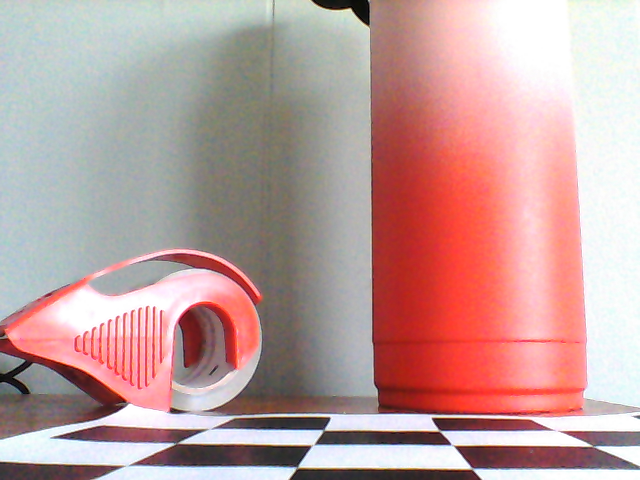
#> input picture Images/left.png, 640 x 480 px
$ python trial.py
#> lines starting #> are read from the running program, lines starting #| are printed output that depends on the picture; after the words box and inside, x2 and y2 are one past the last pixel; in counts of white or black regions, pixels touching at a corner belong together
'''
Simple example of stereo image matching and point cloud generation.
Resulting .ply file cam be easily viewed using MeshLab ( http://meshlab.sourceforge.net/ )
'''

# Python 2/3 compatibility
from __future__ import print_function

import numpy as np
import cv2 as cv

ply_header = '''ply
format ascii 1.0
element vertex %(vert_num)d
property float x
property float y
property float z
property uchar red
property uchar green
property uchar blue
end_header
'''

def write_ply(fn, verts, colors):
    verts = verts.reshape(-1, 3)
    colors = colors.reshape(-1, 3)
    verts = np.hstack([verts, colors])
    with open(fn, 'wb') as f:
        f.write((ply_header % dict(vert_num=len(verts))).encode('utf-8'))
        np.savetxt(f, verts, fmt='%f %f %f %d %d %d ')


def main():
    print('loading images...')

    FILE01 = 'left.png'
    FILE02 = 'right.png'

    imgL = cv.pyrDown(cv.imread(f'../../Images/{FILE01}'))  # downscale images for faster processing
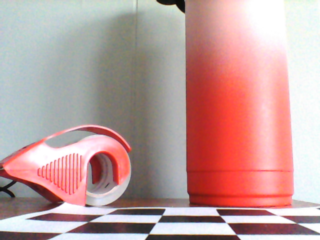
#> imgL: shape (240, 320, 3); mean B, G, R 156.4, 158.1, 191.9
    imgR = cv.pyrDown(cv.imread(f'../../Images/{FILE02}'))
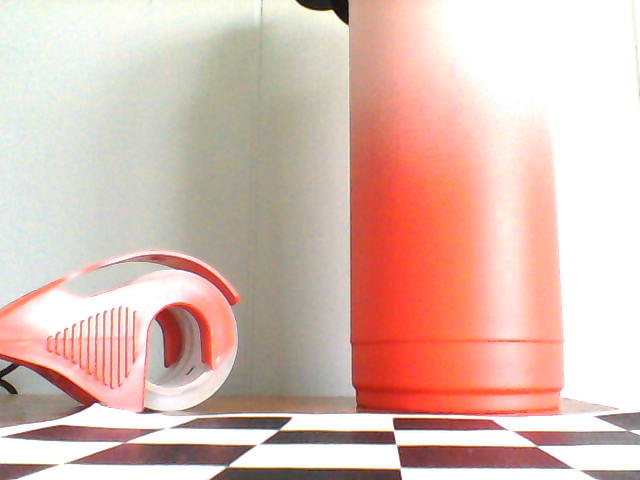
#> input picture Images/right.png, 640 x 480 px
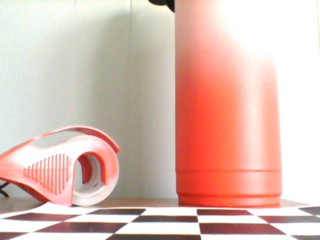
#> imgR: shape (240, 320, 3); mean B, G, R 179.2, 189.2, 220.6

    # disparity range is tuned for 'aloe' image pair
    window_size = 3
    min_disp = 16
    num_disp = 112-min_disp
    stereo = cv.StereoSGBM_create(minDisparity = min_disp,
        numDisparities = num_disp,
        blockSize = 16,
        P1 = 8*3*window_size**2,
        P2 = 32*3*window_size**2,
        disp12MaxDiff = 1,
        uniquenessRatio = 10,
        speckleWindowSize = 100,
        speckleRange = 32
    )

    print('computing disparity...')
    disp = stereo.compute(imgL, imgR).astype(np.float32) / 16.0
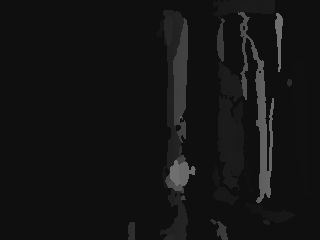
#> disp: shape (240, 320) float32; min 15, max 111, mean 20.2

    print('generating 3d point cloud...',)
    h, w = imgL.shape[:2]
#> h = 240; w = 320
    f = 0.8*w                          # guess for focal length
#> f = 256
    Q = np.float32([[1, 0, 0, -0.5*w],
                    [0,-1, 0,  0.5*h], # turn points 180 deg around x-axis,
                    [0, 0, 0,     -f], # so that y-axis looks up
                    [0, 0, 1,      0]])
    points = cv.reprojectImageTo3D(disp, Q)
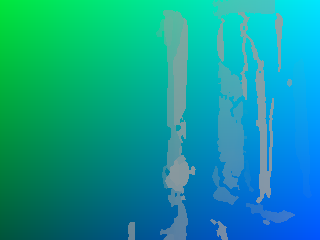
#> points: shape (240, 320, 3) float32; mean of channels 0, 1, 2 -0.371, 0.00206, -15.56; drawn with min black and max white
    colors = cv.cvtColor(imgL, cv.COLOR_BGR2RGB)
    mask = disp > disp.min()
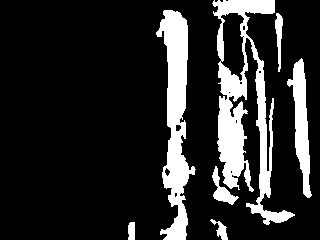
#> mask: shape (240, 320) bool; 16.5% white; 7 white regions, largest, box (x1, y1, x2, y2) and area: (212, 0, 295, 225) 5936, (156, 10, 196, 240) 4291, (287, 58, 312, 198) 1543
    out_points = points[mask]
    out_colors = colors[mask]
    out_fn = 'out.ply'
    write_ply(out_fn, out_points, out_colors)
    print('%s saved' % out_fn)

    cv.imshow('left', imgL)
    cv.imshow('disparity', (disp-min_disp)/num_disp)
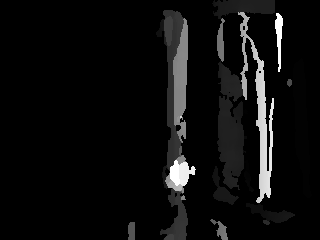
#> window 'disparity': shape (240, 320) float32; min -0.0104, max 0.99, mean 0.0434; drawn with min black and max white
    cv.waitKey()

    print('Done')


if __name__ == '__main__':
    print(__doc__)
    main()
    cv.destroyAllWindows()
